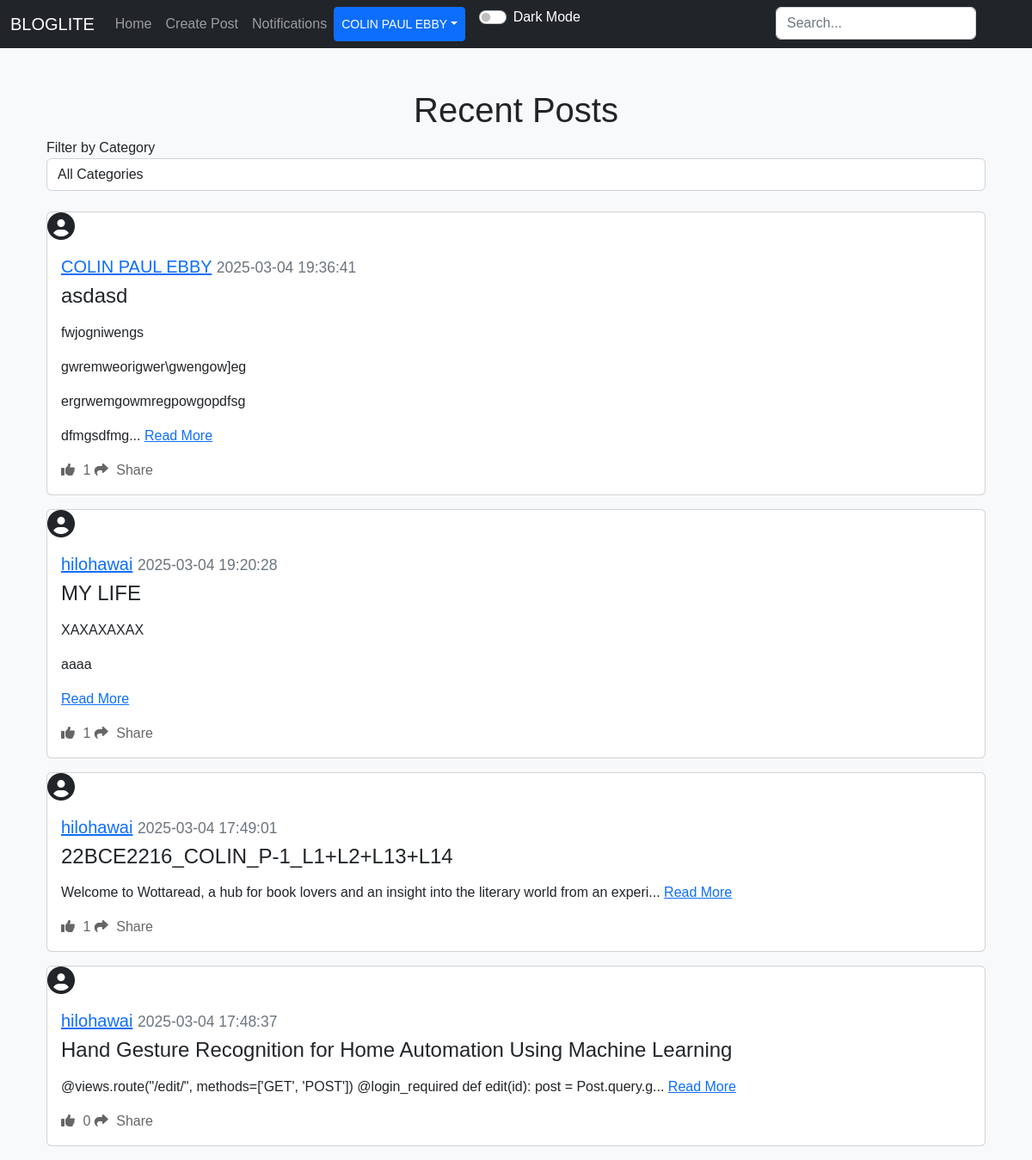
The app's page /home (signed in), older data.
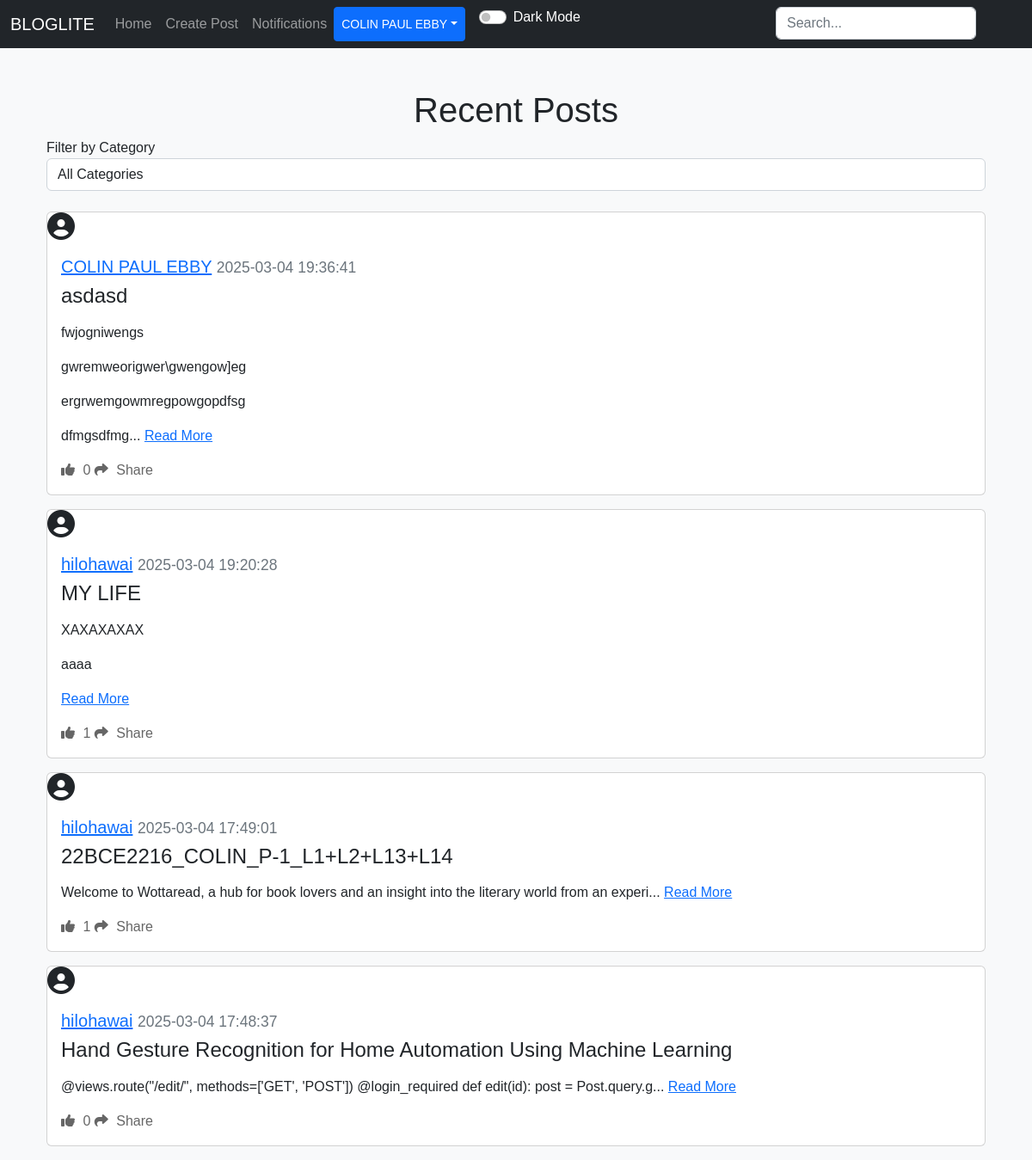
The same page, newer data.
### applicaton/models.py (models this page shows)
class Post(db.Model):
    id = db.Column(db.Integer, primary_key=True)
    title = db.Column(db.String(150), nullable=False)  # Add title field
    text = db.Column(db.Text, nullable=False)
    date_created = db.Column(db.DateTime(timezone=True), default=func.now())
    author = db.Column(db.Integer, db.ForeignKey('user.id'), nullable=False)
    category_id = db.Column(db.Integer, db.ForeignKey('category.id'), nullable=True)
    comments = db.relationship("Comment", backref="post", cascade="all, delete")
    likes = db.relationship("Like", backref="post", cascade="all, delete")

class User(db.Model, UserMixin):
    id = db.Column(db.Integer, primary_key=True)
    email = db.Column(db.String(150), unique=True)
    username = db.Column(db.String(150), unique=True)
    password = db.Column(db.String(150))
    date_created = db.Column(db.DateTime(timezone=True), default=func.now())
    profile_picture = db.Column(db.String(150), nullable=True)
    posts = db.relationship("Post", backref="user", cascade="all, delete")
    comments = db.relationship("Comment", backref="user", cascade="all, delete")
    likes = db.relationship("Like", backref="user", cascade="all, delete")
    followers = db.relationship("Follower", foreign_keys=[Follower.user_id], backref="followed_user", lazy="dynamic")
    following = db.relationship("Follower", foreign_keys=[Follower.follower_id], backref="follower", lazy="dynamic")
    notifications = db.relationship("Notification", backref="user", cascade="all, delete", lazy="dynamic")

### applicaton/views.py (the view)
@views.route("/")
@views.route("/home")
@login_required
def home():
    following_ids = []
    for follower in current_user.following:
        following_ids.append(follower.user_id)
    if following_ids:
        following_posts = Post.query.filter(Post.author.in_(following_ids)).all()
    else:
        following_posts = Post.query.filter(Post.author != current_user.id).all()
    user_posts = current_user.posts
    posts_dict = {post.id: post for post in following_posts + user_posts}
    posts = list(posts_dict.values())
    posts.sort(key=lambda x: x.date_created, reverse=True)
    return render_template("home.html", user=current_user, posts=posts)

### applicaton/__init__.py (called while the page is built)
def create_app():
    app = Flask(__name__)
    app.config['SECRET_KEY'] = "perfetch"
    app.config['SQLALCHEMY_DATABASE_URI'] = "sqlite:///database.db"
    db.init_app(app)
    app.app_context().push()
    from .resources import api
    api.init_app(app)
    from .views import views
    app.register_blueprint(views,url_prefix="/")
    from .authentication import authentication
    app.register_blueprint(authentication,url_prefix="/")
    from .models import User,Post,Comment,Like,Follower
    create_database(app)
    login_manager = LoginManager()
    login_manager.login_view = "authentication.log_in"
    login_manager.init_app(app)
    @login_manager.user_loader
    def load_user(id):
        return User.query.get(int(id))
    return app

### applicaton/templates/home.html (shortened to what this page needs)
{% extends "nav.html" %}
{% block content %}
<div class="container mt-5">
    <h1 align="center">Recent Posts</h1>
    <form method="GET" action="{{ url_for('views.home') }}">
        <div class="form-group">
            <label for="category_id">Filter by Category</label>
            <select name="category_id" id="category_id" class="form-control" onchange="this.form.submit()">
                <option value="">All Categories</option>
            </select>
        </div>
    </form>
    <br />
    {% for post in posts %}
        <div class="card mb-3">
            <div class="profile-pic-container mr-3">
                {% if post.user.profile_picture %}
                    <img src="{{ url_for('static', filename='uploads/' + post.user.profile_picture) }}" alt="Profile Picture" class="profile-pic">
                {% else %}
                    <i class="fas fa-user-circle fa-2x"></i>
                {% endif %}
            </div>
            <div class="card-body">
                <h5 class="card-title">
                    <a href="{{ url_for('views.post', username=post.user.username) }}">{{ post.user.username }}</a>
                    <small class="text-muted">{{ post.date_created }}</small>
                </h5>
                <h4>{{ post.title }}</h4>
                <p class="card-text">
                    {% if post.text|length > 100 %}
                        {{ post.text[:100] | safe }}... <a href="{{ url_for('views.view_post', id=post.id) }}">Read More</a>
                    {% else %}
                        {{ post.text | safe }} <a href="{{ url_for('views.view_post', id=post.id) }}">Read More</a>
                    {% endif %}
                </p>
                <div>
                    <a href="#" class="like-btn" data-post-id="{{ post.id }}">
                        <i class="fas fa-thumbs-up"></i> <span class="like-count">{{ post.likes|length }}</span>
                    </a>
                    <a href="#" class="share-btn ml-3" data-post-id="{{ post.id }}" data-bs-toggle="modal" data-bs-target="#shareModal">
                        <i class="fas fa-share"></i> Share
                    </a>
                </div>
            </div>
        </div>
    {% endfor %}
</div>
{% endblock %}

Row changes from the older to the newer data that the page shows:
changed Post "asdasd": likes|length "1" → "0"
